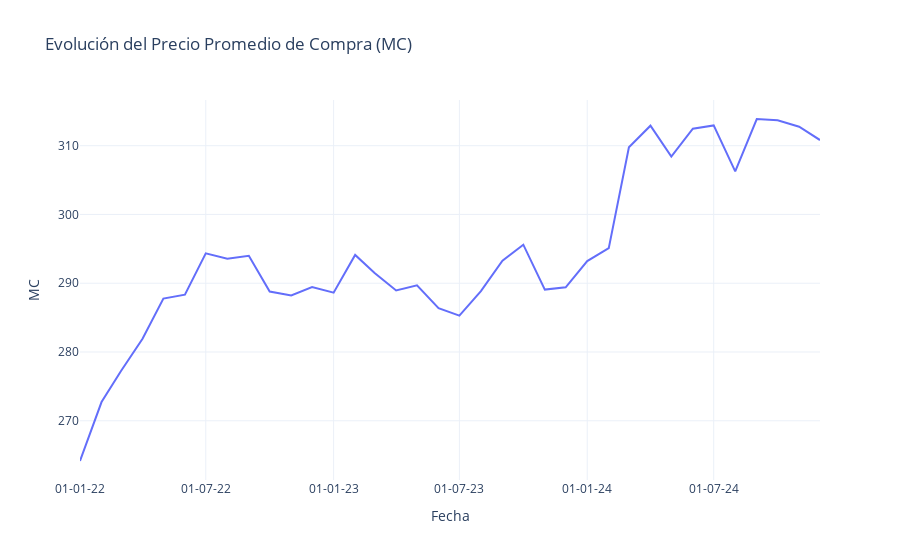

Write notebook code for a chart like this one.
### Markdown cell above
Ahora se grafica el valor del MC durante el período 2022-2024

### Code cell
fig = go.Figure()      # Crear la figura de Plotly

# Agregar la serie de tiempo para la columna 'MC'
fig.add_trace(go.Scatter(
    x=df_MC["Fecha"],  # Eje X: fechas
    y=df_MC["MC"],     # Eje Y: valores de MC
    mode='lines',      # Tipo de gráfico: líneas
    name="MC"          # Nombre de la serie
))

# Configurar el diseño del gráfico
fig.update_layout(
    title="Evolución del Precio Promedio de Compra (MC)",  # Título del gráfico
    xaxis_title='Fecha',                                   # Etiqueta del eje X
    yaxis_title='MC',                                      # Etiqueta del eje Y
    xaxis=dict(tickformat='%d-%m-%y'),                     # Formato de fecha en el eje X
    template='plotly_white'                                # Estilo visual limpio
)

fig.show()            # Mostrar la gráfica

### Figure 1 — Plotly figure (JSON) as saved in the notebook; plotly's stock layout.template omitted (floating-point values rounded to 4 significant figures)
{"data": [{"mode": "lines", "name": "MC", "type": "scatter", "x": ["2022-01-01T00:00:00", "2022-02-01T00:00:00", "2022-03-01T00:00:00", "2022-04-01T00:00:00", "2022-05-01T00:00:00", "2022-06-01T00:00:00", "2022-07-01T00:00:00", "2022-08-01T00:00:00", "2022-09-01T00:00:00", "2022-10-01T00:00:00", "2022-11-01T00:00:00", "2022-12-01T00:00:00", "2023-01-01T00:00:00", "2023-02-01T00:00:00", "2023-03-01T00:00:00", "2023-04-01T00:00:00", "2023-05-01T00:00:00", "2023-06-01T00:00:00", "2023-07-01T00:00:00", "2023-08-01T00:00:00", "2023-09-01T00:00:00", "2023-10-01T00:00:00", "2023-11-01T00:00:00", "2023-12-01T00:00:00", "2024-01-01T00:00:00", "2024-02-01T00:00:00", "2024-03-01T00:00:00", "2024-04-01T00:00:00", "2024-05-01T00:00:00", "2024-06-01T00:00:00", "2024-07-01T00:00:00", "2024-08-01T00:00:00", "2024-09-01T00:00:00", "2024-10-01T00:00:00", "2024-11-01T00:00:00", "2024-12-01T00:00:00"], "y": [264.1, 272.7, 277.2, 281.9, 287.8, 288.3, 294.3, 293.6, 294.0, 288.8, 288.2, 289.4, 288.6, 294.1, 291.5, 288.9, 289.7, 286.4, 285.3, 288.9, 293.3, 295.6, 289.1, 289.4, 293.2, 295.1, 309.8, 312.9, 308.4, 312.5, 312.9, 306.3, 313.9, 313.7, 312.8, 310.8]}], "layout": {"title": {"text": "Evolución del Precio Promedio de Compra (MC)"}, "xaxis": {"tickformat": "%d-%m-%y", "title": {"text": "Fecha"}}, "yaxis": {"title": {"text": "MC"}}}}
